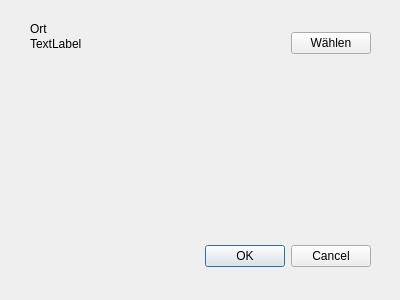
<?xml version="1.0" encoding="UTF-8"?>
<ui version="4.0">
 <class>DocStoreDialog</class>
 <widget class="QDialog" name="DocStoreDialog">
  <property name="geometry">
   <rect>
    <x>0</x>
    <y>0</y>
    <width>400</width>
    <height>300</height>
   </rect>
  </property>
  <property name="windowTitle">
   <string>Dialog</string>
  </property>
  <widget class="QDialogButtonBox" name="buttonBox">
   <property name="geometry">
    <rect>
     <x>30</x>
     <y>240</y>
     <width>341</width>
     <height>32</height>
    </rect>
   </property>
   <property name="orientation">
    <enum>Qt::Horizontal</enum>
   </property>
   <property name="standardButtons">
    <set>QDialogButtonBox::Cancel|QDialogButtonBox::Ok</set>
   </property>
  </widget>
  <widget class="QLabel" name="label">
   <property name="geometry">
    <rect>
     <x>30</x>
     <y>20</y>
     <width>181</width>
     <height>18</height>
    </rect>
   </property>
   <property name="text">
    <string>Ort</string>
   </property>
  </widget>
  <widget class="QWidget" name="">
   <property name="geometry">
    <rect>
     <x>30</x>
     <y>30</y>
     <width>341</width>
     <height>27</height>
    </rect>
   </property>
   <layout class="QHBoxLayout" name="horizontalLayout" stretch="1,0">
    <item>
     <widget class="QLabel" name="labelLocation">
      <property name="text">
       <string>TextLabel</string>
      </property>
     </widget>
    </item>
    <item>
     <widget class="QPushButton" name="pushButton">
      <property name="text">
       <string>Wählen</string>
      </property>
     </widget>
    </item>
   </layout>
  </widget>
 </widget>
 <resources/>
 <connections>
  <connection>
   <sender>buttonBox</sender>
   <signal>accepted()</signal>
   <receiver>DocStoreDialog</receiver>
   <slot>accept()</slot>
   <hints>
    <hint type="sourcelabel">
     <x>248</x>
     <y>254</y>
    </hint>
    <hint type="destinationlabel">
     <x>157</x>
     <y>274</y>
    </hint>
   </hints>
  </connection>
  <connection>
   <sender>buttonBox</sender>
   <signal>rejected()</signal>
   <receiver>DocStoreDialog</receiver>
   <slot>reject()</slot>
   <hints>
    <hint type="sourcelabel">
     <x>316</x>
     <y>260</y>
    </hint>
    <hint type="destinationlabel">
     <x>286</x>
     <y>274</y>
    </hint>
   </hints>
  </connection>
  <connection>
   <sender>pushButton</sender>
   <signal>clicked()</signal>
   <receiver>DocStoreDialog</receiver>
   <slot>chooseLocation()</slot>
   <hints>
    <hint type="sourcelabel">
     <x>326</x>
     <y>44</y>
    </hint>
    <hint type="destinationlabel">
     <x>276</x>
     <y>19</y>
    </hint>
   </hints>
  </connection>
 </connections>
 <slots>
  <slot>chooseLocation()</slot>
 </slots>
</ui>
